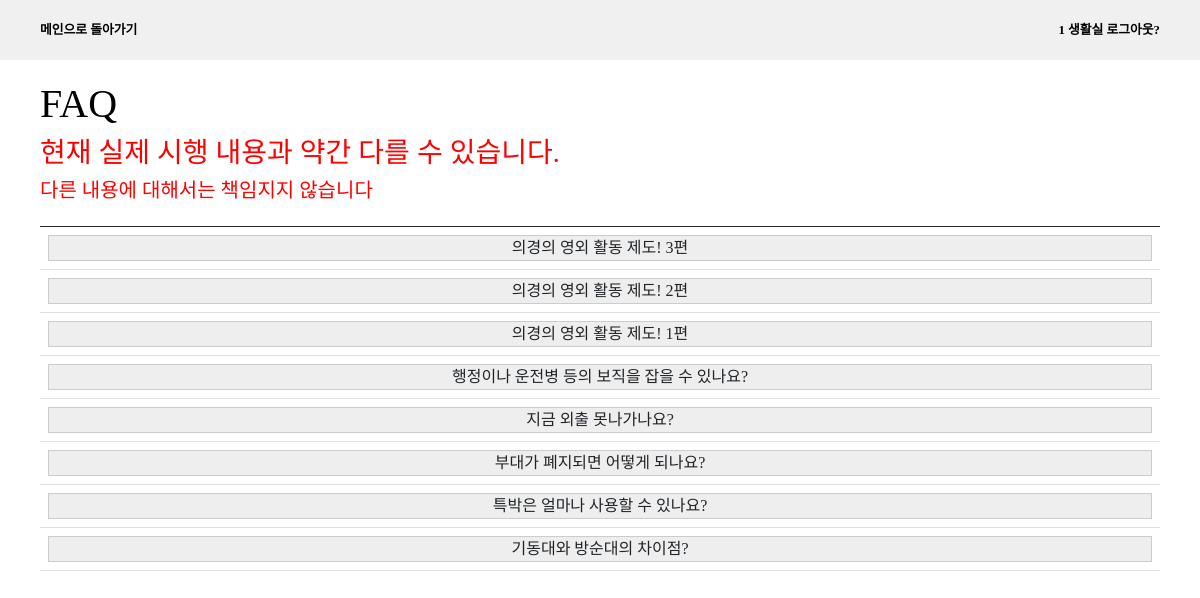
/detail/faq (signed in), run on the app's committed database.
### app/models.py (models this page shows, shortened)
class User(db.Model):
    id = db.Column(db.Integer, primary_key=True)
    pw = db.Column(db.String(200), nullable=False)
    name = db.Column(db.String(50), nullable=False)
    _class = db.Column(db.String(50), nullable=True)
    @property
    def is_authenticated(self):
        return True

class Faq(db.Model):
    id = db.Column(db.Integer, primary_key=True)
    subject = db.Column(db.String(200), nullable=False)
    content = db.Column(db.Text(), nullable=False)

### app/views/detail_views.py (the view)
@bp.route("/faq")
def faq_list():
    faq_list = Faq.query.order_by(Faq.id.desc()).all()
    return render_template("faq_list.html", faq_list=faq_list)

### app/__init__.py (called while the page is built)
@login_manager.user_loader
def user_loader(user_id):
    from .models import User
    return User.query.filter_by(id=user_id).first()

### app/templates/faq_list.html (shortened to what this page needs)
{% extends 'base.html' %}
{% block contents %}
<section class='inner faq_table'>
  <h1>FAQ</h1>
  <h3 style="color: red;">현재 실제 시행 내용과 약간 다를 수 있습니다.</h3>
  <h5 style="color: red;">다른 내용에 대해서는 책임지지 않습니다</h5>
  <table class="table">
    <thead>
      <tr>
        <th scope="col"> </th>
      </tr>
    </thead>
    <tbody>
      {% for faq in faq_list %}
      <tr>
        <td>
          <div>
            <label for="{{faq.id}}" class="toggle_button">{{faq.subject}}</label>
          </div>
        </td>
      </tr>
      {% endfor %}
    </tbody>
  </table>
</section>
{%endblock%}

### app/templates/nav.html
<nav class='inner'>
  <div>
    <a href="{{ url_for('main.main') }}">메인으로 돌아가기</a>
  </div>
  {%if current_user.is_authenticated %}
  <div>
    <a href="{{url_for('main.logout')}}">{{current_user.name}}<small> 로그아웃?</small></a>
  </div>
  {% endif %}
</nav>

### app/static/css/style.css (style rules this page uses)
* { box-sizing:border-box; }
html { height: 100%; }
body { min-height: 100%; font-family: "Spoca Han Sans Neo", "sans-serif"; color:black; }
.inner { height: 100%; padding: 0 40px; margin: 0 auto; }
nav { width: 100%; line-height: 60px; display: flex; justify-content: space-between; }
nav.inner { display: flex; justify-content: space-between; }
a { all:unset; }
nav * { font-size: 1.2rem; font-weight: bold; }
section { width: 100%; position: relative; }
header + section h1, header + section h2 { margin-top: 80px; }
.toggle_button { cursor:pointer; display:block; background:#eee; text-align:center; border:1px solid #ccc; }
@media only screen and (max-width: 1200px) { nav * { font-size: 0.8rem; } }

### data on the page
User: name "1 생활실"
Faq: subject "의경의 영외 활동 제도! 3편"
Faq: subject "의경의 영외 활동 제도! 2편"
Faq: subject "의경의 영외 활동 제도! 1편"
Faq: subject "행정이나 운전병 등의 보직을 잡을 수 있나요?"
Faq: subject "지금 외출 못나가나요?"
Faq: subject "부대가 폐지되면 어떻게 되나요?"
Faq: subject "특박은 얼마나 사용할 수 있나요?"
Faq: subject "기동대와 방순대의 차이점?"
